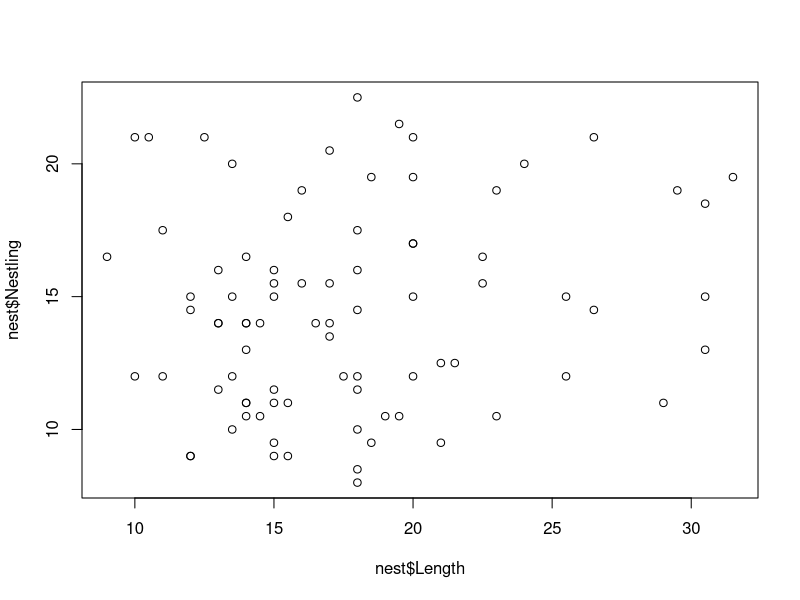
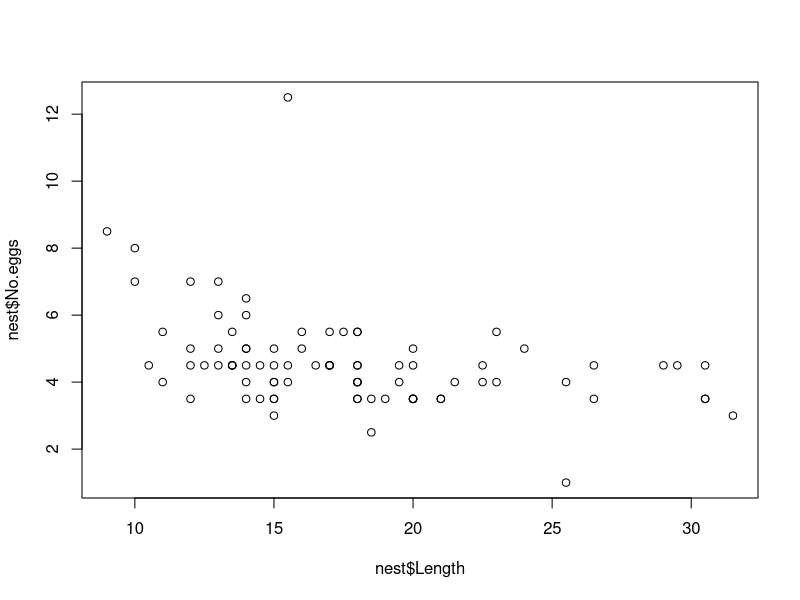
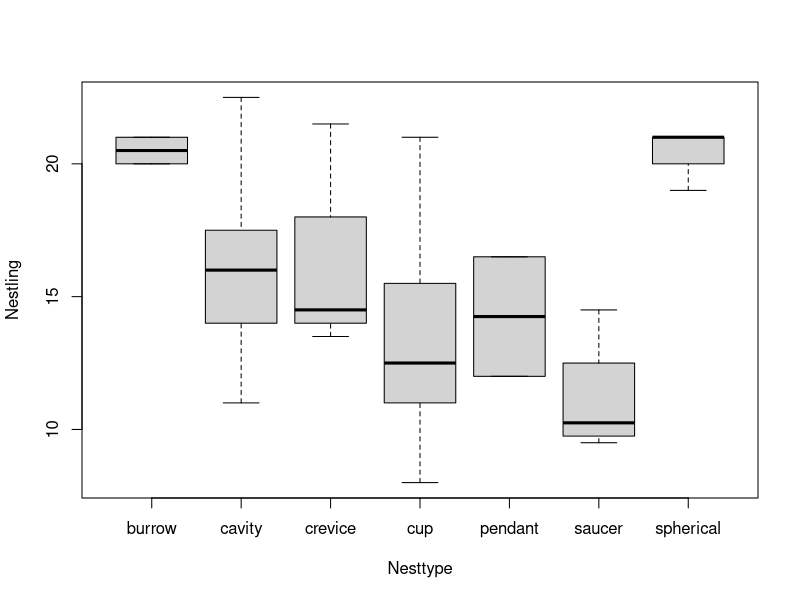
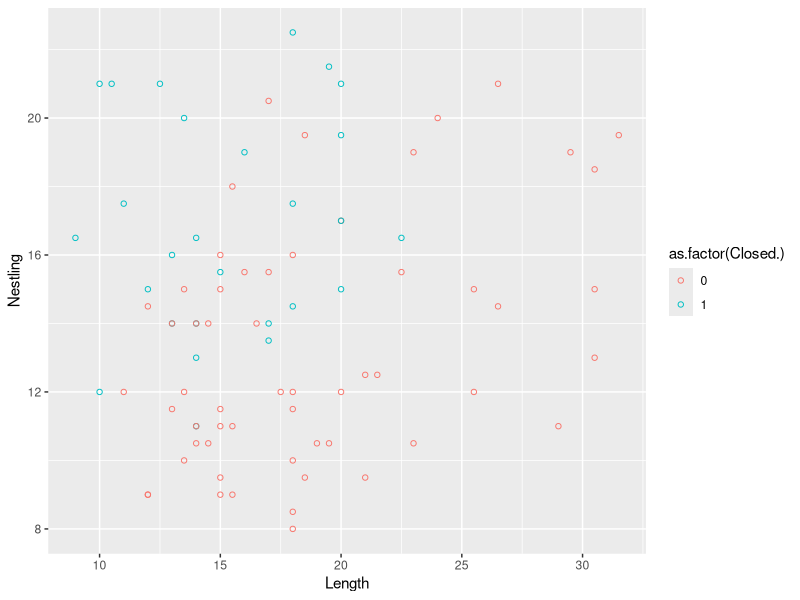
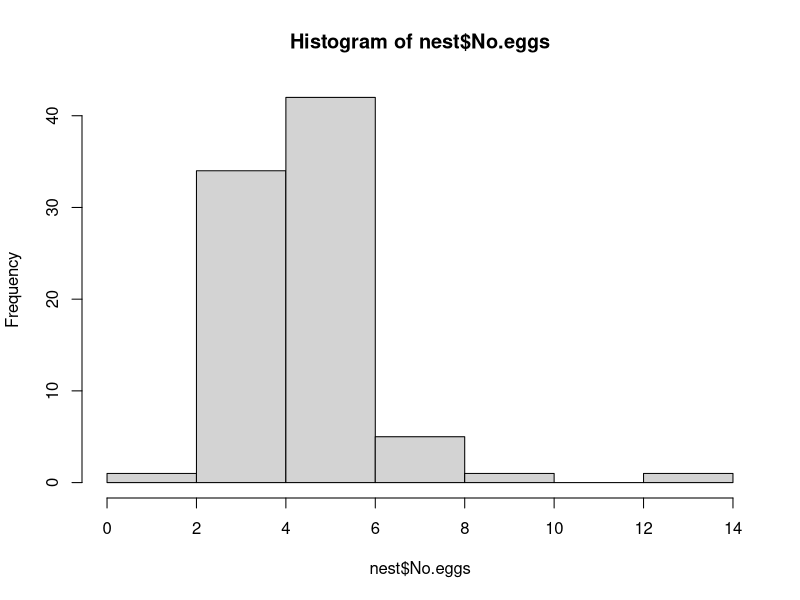
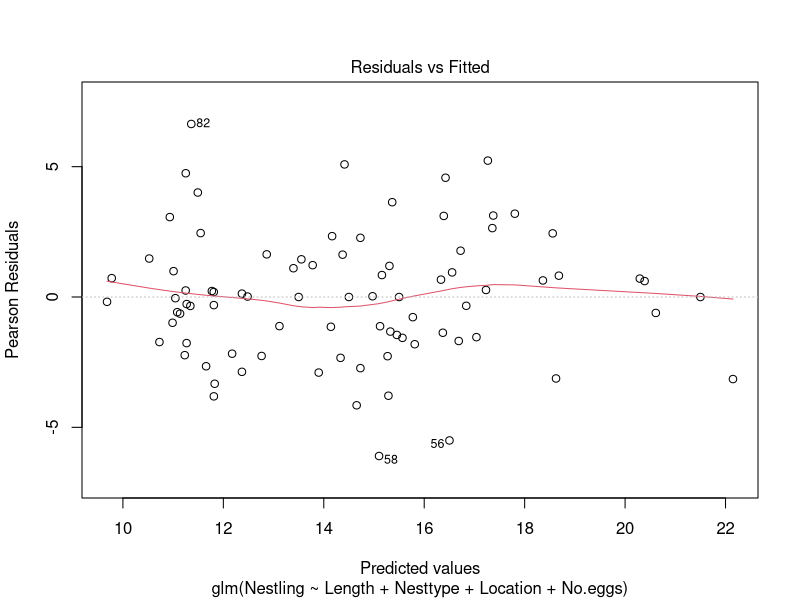
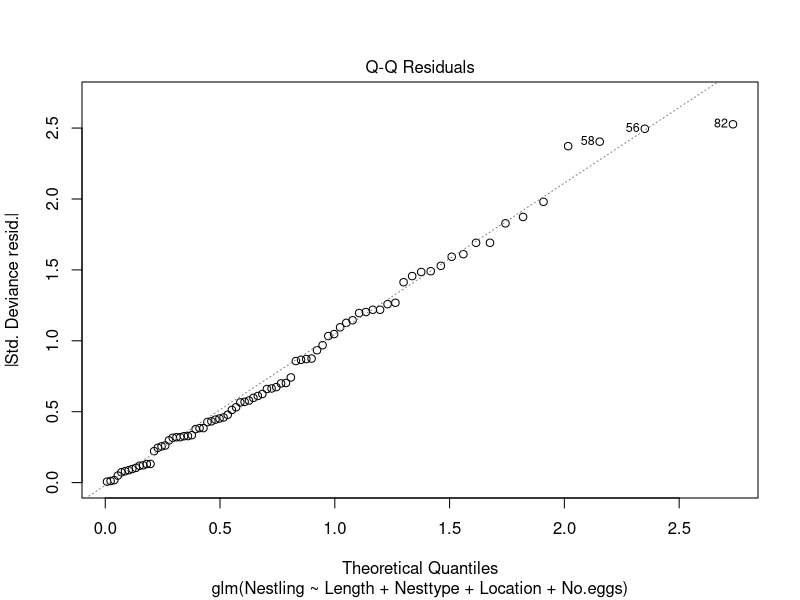
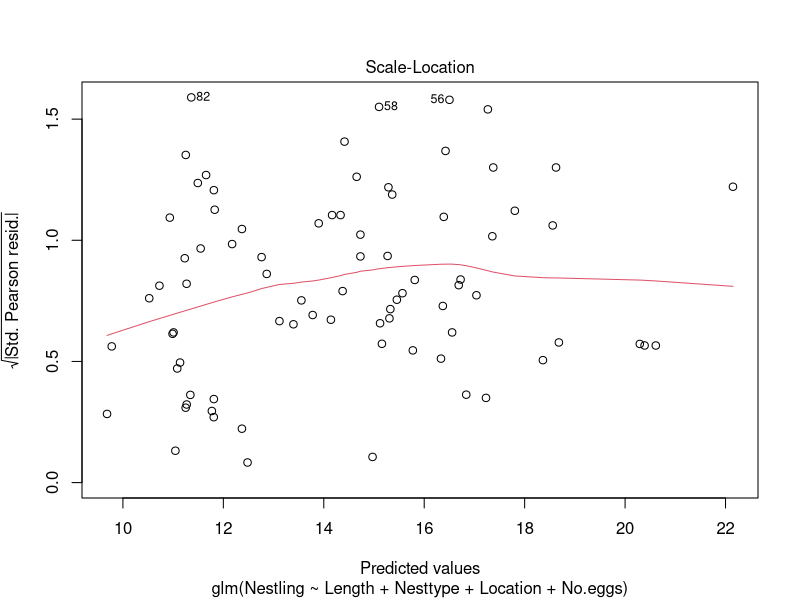

Recreate these plots in R, in order.


# Bird Nest analysis 
# name: ??

# Nov 2019 

# use this code to load the data 


wants <- c("ggfortify", "here")
has   <- wants %in% rownames(installed.packages())
if(any(!has)) install.packages(wants[!has])

#load library 

library(here)
library(ggplot2)

# load data and check the top 6 rows. 

nest<-read.csv(here( "BirdNest.csv"))
head(nest)



###### copy and past your code below here.......

summary(nest)

table(nest$Nesttype)
table(nest$Location)

plot(nest$Length, nest$Nestling)
plot(nest$Length, nest$No.eggs)

boxplot(Nestling~Nesttype, data=nest)

ggplot(nest, aes(Length, Nestling, colour=as.factor(Closed.)))+geom_point(shape=1)

hist(nest$No.eggs)


#Model building

M1.nest<-glm(Nestling~Length+Nesttype+Location+No.eggs, data=nest)
summary(M1.nest)

plot(M1.nest)

library(ggfortify)
autoplot(M1.nest)

M2.nest<-glm(Nestling~Length+Closed.+Location+No.eggs, data=nest)
summary(M2.nest)

M3.nest<-glm(Nestling~Length+Closed.+Location, data=nest)
summary(M3.nest)
